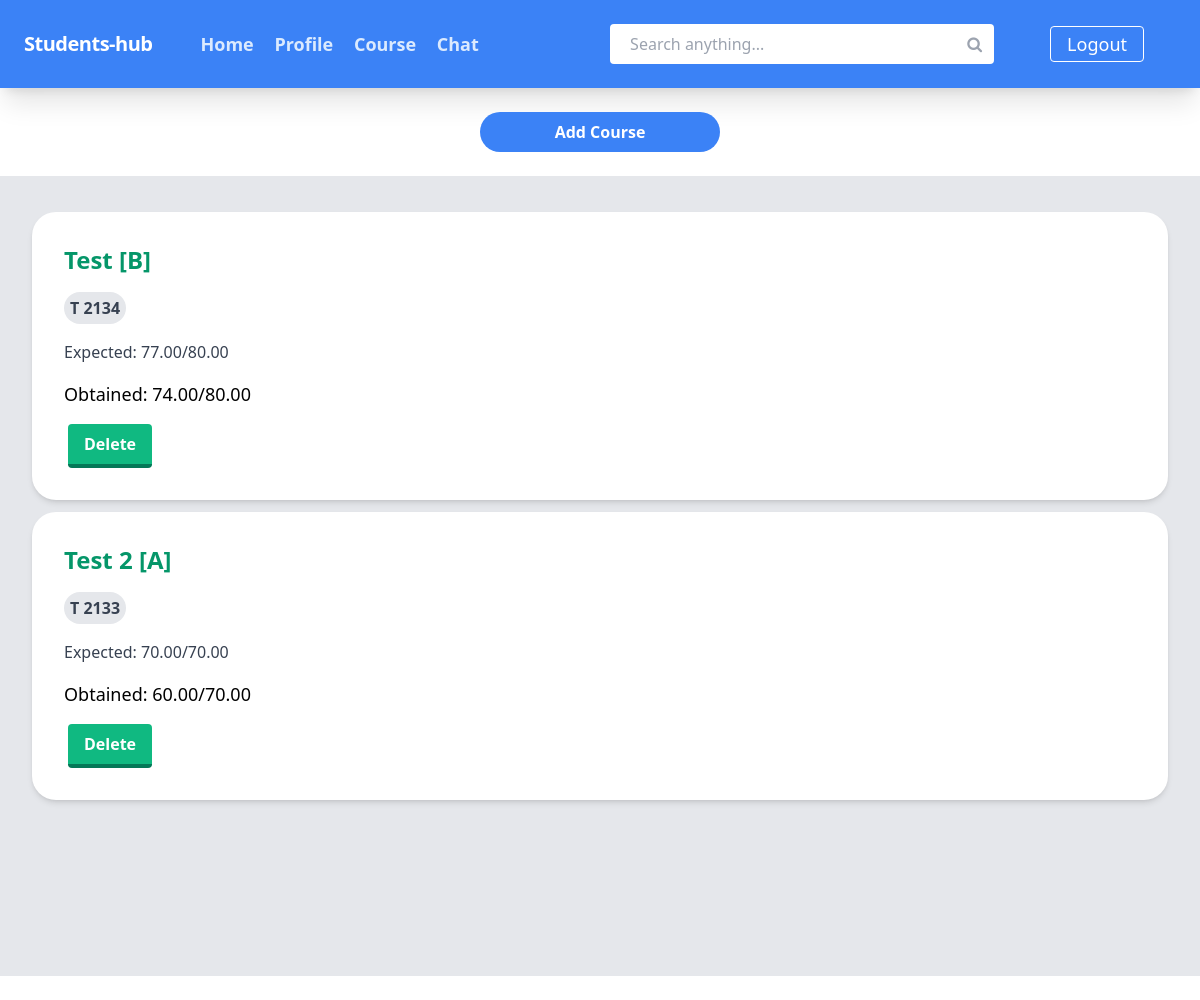
The page /stats/courses.php?trimester_id=3 (signed in) on the database its author committed.
### tables this page shows
CREATE TABLE `courses` (
  `c_id` int(11) NOT NULL,
  `t_id` int(11) NOT NULL,
  `c_name` varchar(100) NOT NULL,
  `c_code` varchar(10) NOT NULL,
  `credit` int(11) NOT NULL,
  `section` varchar(2) DEFAULT NULL,
  `expected_marks` decimal(5,2) DEFAULT 0.00,
  `total_marks` decimal(5,2) DEFAULT 0.00,
  `obtained_marks` decimal(5,2) DEFAULT 0.00
);

### stats/courses.php (the view, shortened to what this page needs)
<!DOCTYPE html>
<html lang="en">
<?php
    require_once '../header.php';
?>
<link rel="stylesheet" href="<?php echo CSS['modal.css']."?".time(); ?>">
<link rel="stylesheet" href="<?php echo CSS['stats.css']."?".time(); ?>">
</head>
<body>
<?php
	$trimester_id=$_GET['trimester_id'];
	$select_course_query="SELECT * FROM courses WHERE t_id = $trimester_id";
	$select_course_query_result = $conn->query($select_course_query);
    $total_course = mysqli_num_rows($select_course_query_result);
?>
<div class="trimester-container">
    <div class="trimester-control">
        <center>
            <button onclick="toggleVisibility('add-course-popup')" class="new-post-btn"> Add Course </button>
        </center>
    </div>
</div>
<div class="post-container">
    <br>
    <?php
    if ($total_course){
        ?>
        <?php
        while($select_all_course=mysqli_fetch_assoc($select_course_query_result))
        {
            ?>
            <a href="<?php echo PAGES['assess']; ?>?course_id=<?php echo $select_all_course['c_id']; ?>">
                <div class="post-card">
                    <div class="post-text-container">
                        <div class="post-title-style">
                            <?php echo $select_all_course['c_name']." [".$select_all_course['section']."]"; ?>
                        </div>
                        <span class="post-tag"><?php echo $select_all_course['c_code']; ?></span>
                        <div class="post-author">
                            <?php echo "Expected: ".$select_all_course['expected_marks']."/".$select_all_course['total_marks']; ?>
                        </div>
                        <div>
                            <p class="post-text-style">
                                <?php echo "Obtained: ".$select_all_course['obtained_marks']."/".$select_all_course['total_marks']; ?>
                            </p>
                        </div>
                        <form action="" method="post">
                            <?php
                                echo "<input class='post-cm-btn' style='margin-left: 0.25rem' onclick='return confirm(\"Are you sure you want to delete this item?\")' type='submit' name='delete' value='Delete'>";
                            ?>
                        </form>
                    </div>
                </div>
            </a>
        <?php }
    } else {?>
        <center><b>No data found...</b></center>
    <?php } ?>
</div>
<br />
</body>
</html>

### css/styles.css (style rules this page uses)
html { line-height: 1.5; -webkit-text-size-adjust: 100%; -moz-tab-size: 4; -o-tab-size: 4; tab-size: 4; font-family: ui-sans-serif, system-ui, -apple-system, BlinkMacSystemFont, "Segoe UI", Roboto, "Helvetica Neue", Arial, "Noto Sans", sans-serif, "Apple Color Emoji", "Segoe UI Emoji", "Segoe UI Symbol", "Noto Color Emoji"; }
body { margin: 0; line-height: inherit; }
a { color: inherit; text-decoration: inherit; }
button, input, optgroup, select, textarea { font-family: inherit; font-size: 100%; line-height: inherit; color: inherit; margin: 0; padding: 0; }
button, select { text-transform: none; }
button, [type='button'], [type='reset'], [type='submit'] { -webkit-appearance: button; background-color: transparent; background-image: none; }
blockquote, dl, dd, h1, h2, h3, h4, h5, h6, hr, figure, p, pre { margin: 0; }
input::placeholder, textarea::placeholder { opacity: 1; color: #9ca3af; }
button, [role="button"] { cursor: pointer; }

### css/stats.css (style rules this page uses)
.post-container { min-height: 100vh; --tw-bg-opacity: 1; background-color: rgb(229 231 235 / var(--tw-bg-opacity)) }
.post-card { margin-right: 2rem; margin-left: 2rem; margin-top: 0.75rem; display: flex; height: 100%; border-radius: 1.5rem; --tw-bg-opacity: 1; background-color: rgb(255 255 255 / var(--tw-bg-opacity)); padding: 2rem; --tw-shadow: 0 4px 6px -1px rgb(0 0 0 / 0.1), 0 2px 4px -2px rgb(0 0 0 / 0.1); --tw-shadow-colored: 0 4px 6px -1px var(--tw-shadow-color), 0 2px 4px -2px var(--tw-shadow-color); box-shadow: var(--tw-ring-offset-shadow, 0 0 #0000), var(--tw-ring-shadow, 0 0 #0000), var(--tw-shadow) }
@media (min-width: 768px) { .post-card { padding: 0px } }
.post-text-container > :not([hidden]) ~ :not([hidden]) { --tw-space-y-reverse: 0; margin-top: calc(1rem * calc(1 - var(--tw-space-y-reverse))); margin-bottom: calc(1rem * var(--tw-space-y-reverse)) }
.post-text-container { padding-top: 1.5rem; text-align: center }
@media (min-width: 768px) { .post-text-container { padding: 2rem } }
@media (min-width: 768px) { .post-text-container { text-align: left } }
.post-text-style { font-size: 1.125rem; line-height: 1.75rem; font-weight: 500 }
.post-title-style { font-size: 1.5rem; line-height: 2rem; font-weight: 600; --tw-text-opacity: 1; color: rgb(5 150 105 / var(--tw-text-opacity)) }
.post-author { font-weight: 500; --tw-text-opacity: 1; color: rgb(55 65 81 / var(--tw-text-opacity)) }
.post-tag { margin-top: 0.375rem; display: inline-block; border-radius: 1rem; --tw-bg-opacity: 1; background-color: rgb(229 231 235 / var(--tw-bg-opacity)); padding-left: 0.375rem; padding-right: 0.375rem; padding-top: 0.25rem; padding-bottom: 0.25rem; font-weight: 600; --tw-text-opacity: 1; color: rgb(55 65 81 / var(--tw-text-opacity)) }
.post-cm-btn { border-radius: 0.25rem; border-bottom-width: 4px; --tw-border-opacity: 1; border-color: rgb(4 120 87 / var(--tw-border-opacity)); --tw-bg-opacity: 1; background-color: rgb(16 185 129 / var(--tw-bg-opacity)); padding-top: 0.5rem; padding-bottom: 0.5rem; padding-left: 1rem; padding-right: 1rem; font-weight: 700; --tw-text-opacity: 1; color: rgb(255 255 255 / var(--tw-text-opacity)) }
.new-post-btn { margin: 1.5rem; width: 20%; border-radius: 9999px; --tw-bg-opacity: 1; background-color: rgb(59 130 246 / var(--tw-bg-opacity)); padding-top: 0.5rem; padding-bottom: 0.5rem; padding-left: 1rem; padding-right: 1rem; font-weight: 700; --tw-text-opacity: 1; color: rgb(255 255 255 / var(--tw-text-opacity)) }

### rows shown on the page
courses: c_name "Test", section "B", c_code "T 2134", expected_marks "77.00", total_marks "80.00", obtained_marks "74.00"
courses: c_name "Test 2", section "A", c_code "T 2133", expected_marks "70.00", total_marks "70.00", obtained_marks "60.00"
